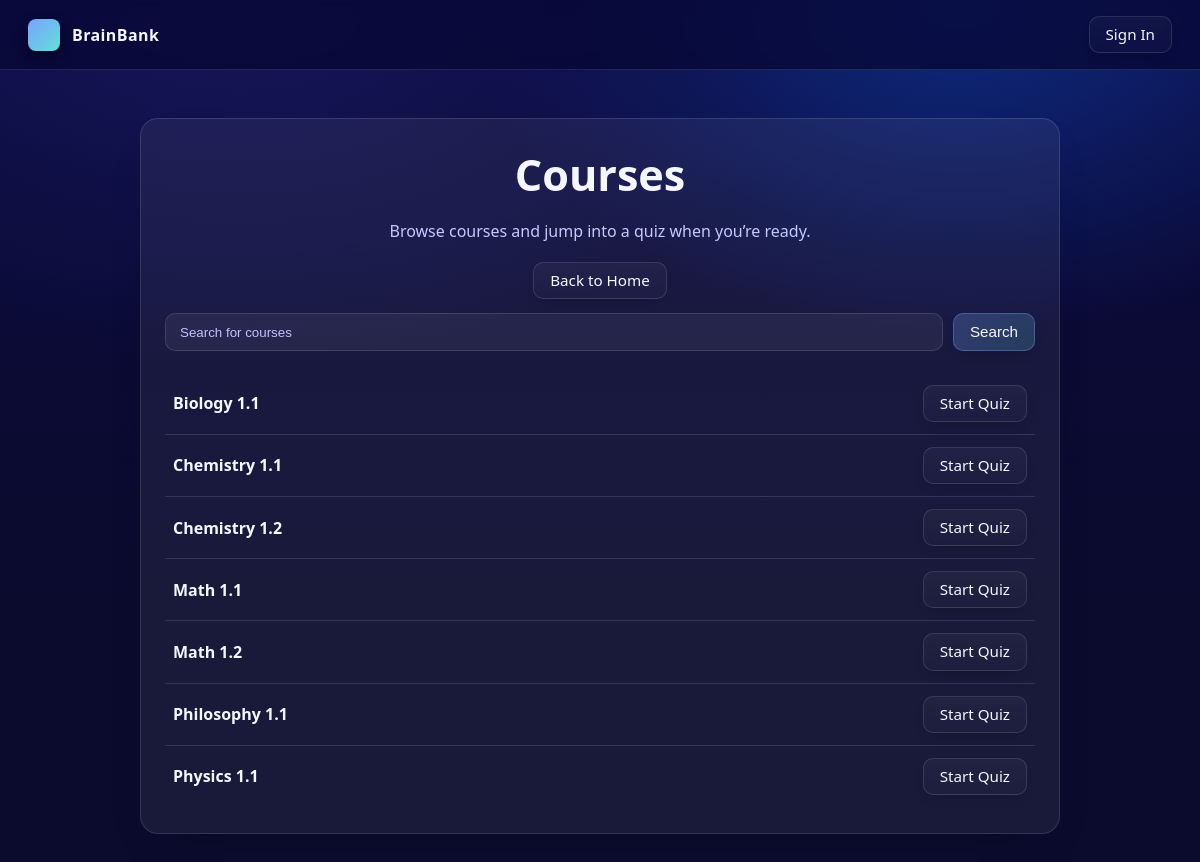
Page /courses/ on the committed database.
### courses/models.py (models this page shows, shortened)
class Course(models.Model):
    title = models.CharField(max_length=200)
    description = models.TextField()
    duration = models.IntegerField(help_text="Duration in months", default=1)
    price = models.DecimalField(max_digits=8, decimal_places=2, default=0.00)
    category = models.CharField(max_length=100, blank=True, null=True)
    level = models.CharField(max_length=50, choices=[
        ('Beginner', 'Beginner'),
        ('Intermediate', 'Intermediate'),
        ('Advanced', 'Advanced')
    ], default='Beginner')
    content = models.TextField(blank=True, null=True, help_text="Full HTML content for this course")

### courses/views.py (the view)
# urls.py: path('courses/', views.course_list, name='course_list'),
def course_list(request):
    courses = Course.objects.all().order_by('title')
    completed_course_ids = []
    if request.user.is_authenticated:
        player_profile = PlayerProfile.objects.get(user=request.user)
        completed_course_ids = CompletedQuiz.objects.filter(player=player_profile).values_list('course_id', flat=True)
    context = {'courses': courses, 'completed_course_ids': completed_course_ids}
    if request.user.is_authenticated:
        context['player_profile'] = player_profile
    return render(request, 'course_list.html', context)

### courses/templates/course_list.html (shortened to what this page needs)
<!DOCTYPE html>
<html lang="en">
<head>
</head>
<body>
    <div class="top-bar">
        <div class="brand">
            <div class="brand-badge"></div>
            BrainBank
        </div>
        <div class="auth-actions">
            {% if user.is_authenticated %}
                <a class="btn btn-primary" href="{% url 'view_profile' user.username %}">View Profile</a>
            {% else %}
                <a class="btn" href="{% url 'sign_in' %}">Sign In</a>
            {% endif %}
        </div>
    </div>
    <main>
        <div class="hero-card">
            <h1>Courses</h1>
            <p class="subtitle">Browse courses and jump into a quiz when you’re ready.</p>
            <div style="display:flex; justify-content:center; margin-bottom:14px;">
                <a class="btn" href="{% url 'home' %}">Back to Home</a>
            </div>
            <form method="get" action="{% url 'course_search' %}">
                <input type="text" name="q" value="{{ query }}" placeholder="Search for courses" />
                <button type="submit" class="btn btn-primary">Search</button>
            </form>
            <ul>
                {% for course in courses %}
                <li>
                    <a href="{% url 'course_detail' course.pk %}" class="course-link">{{ course.title }}</a>
                    <div style="display: flex; align-items: center; gap: 10px;">
                        <a href="{% url 'quiz' course.pk 1 %}" class="btn">Start Quiz</a>
                    </div>
                </li>
                {% empty %}
                <li>No courses available.</li>
                {% endfor %}
            </ul>
        </div>
    </main>
</body>
</html>

### courses/templates/course_list.html (style rules this page uses)
:root { --bg-start: #0a0a40; --bg-end: #161658; --card-bg: rgba(255, 255, 255, 0.06); --text: #f5f7ff; --muted: #c6c9ff; --accent: #7aa2ff; --accent-2: #62e0d9; --border: rgba(255, 255, 255, 0.12); --shadow: rgba(0, 0, 0, 0.35); }
body { background: radial-gradient(1000px 600px at 20% 0%, var(--bg-end), transparent 60%), radial-gradient(900px 600px at 80% 0%, #0f2a80, transparent 55%), linear-gradient(180deg, var(--bg-start), #0b0b2e 65%); color: var(--text); font-family: 'Segoe UI', Tahoma, Geneva, Verdana, sans-serif; margin: 0; padding: 0; min-height: 100vh; display: flex; flex-direction: column; }
.top-bar { display: flex; justify-content: space-between; align-items: center; padding: 16px 28px; background: rgba(7, 7, 53, 0.75); backdrop-filter: blur(8px); -webkit-backdrop-filter: blur(8px); border-bottom: 1px solid var(--border); position: sticky; top: 0; z-index: 10; }
.brand { display: flex; align-items: center; gap: 12px; font-weight: 700; letter-spacing: 0.4px; }
.brand-badge { width: 32px; height: 32px; border-radius: 8px; background: linear-gradient(135deg, var(--accent), var(--accent-2)); box-shadow: 0 6px 14px var(--shadow); }
.auth-actions { display: flex; gap: 12px; }
.btn { appearance: none; display: inline-flex; align-items: center; justify-content: center; gap: 8px; padding: 10px 16px; border-radius: 10px; border: 1px solid var(--border); color: var(--text); text-decoration: none; font-size: 0.95rem; line-height: 1; transition: transform 0.1s ease, background 0.2s ease, border-color 0.2s ease, box-shadow 0.2s ease, color 0.2s ease; background: linear-gradient(180deg, rgba(255,255,255,0.04), rgba(255,255,255,0.02)); box-shadow: 0 6px 14px -8px var(--shadow); }
.btn-primary { background: linear-gradient(135deg, rgba(122,162,255,0.25), rgba(98,224,217,0.18)); border-color: rgba(122,162,255,0.35); }
main { flex: 1; padding: 48px 20px 56px; max-width: 920px; margin: 0 auto; width: 100%; }
.hero-card { background: var(--card-bg); border: 1px solid var(--border); border-radius: 18px; padding: 26px 24px; box-shadow: 0 18px 40px -22px var(--shadow); }
h1 { font-size: clamp(2rem, 3.6vw, 3rem); margin: 0 0 16px; text-align: center; }
.subtitle { color: var(--muted); text-align: center; margin: 0 0 20px; }
form { margin: 0 auto 22px; display: flex; gap: 10px; }
input[type="text"] { flex: 1; padding: 10px 14px; border-radius: 10px; background: rgba(255,255,255,0.06); border: 1px solid var(--border); color: var(--text); }
input[type="text"]::placeholder { color: #bfc3ff; }
button[type="submit"] { cursor: pointer; }
button[type="submit"].btn { padding: 10px 16px; }
ul { list-style: none; padding: 0; margin: 0; }
li { display: flex; justify-content: space-between; align-items: center; padding: 12px 8px; border-bottom: 1px solid var(--border); }
li:last-child { border-bottom: none; }
a.course-link { color: var(--text); text-decoration: none; font-weight: 600; }

### rows in the picture
Course: title "Biology 1.1"
Course: title "Chemistry 1.1"
Course: title "Chemistry 1.2"
Course: title "Math 1.1"
Course: title "Math 1.2"
Course: title "Philosophy 1.1"
Course: title "Physics 1.1"
